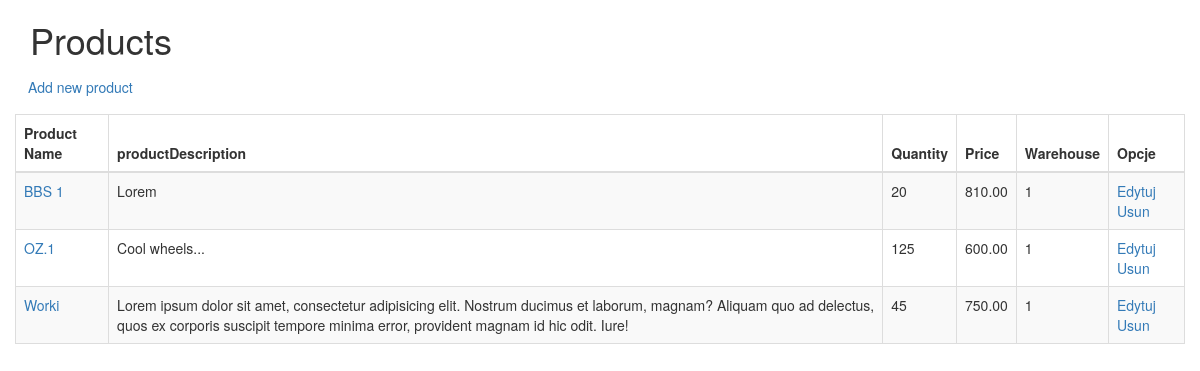
/ad/index.php, run on an earlier commit of the app's database.
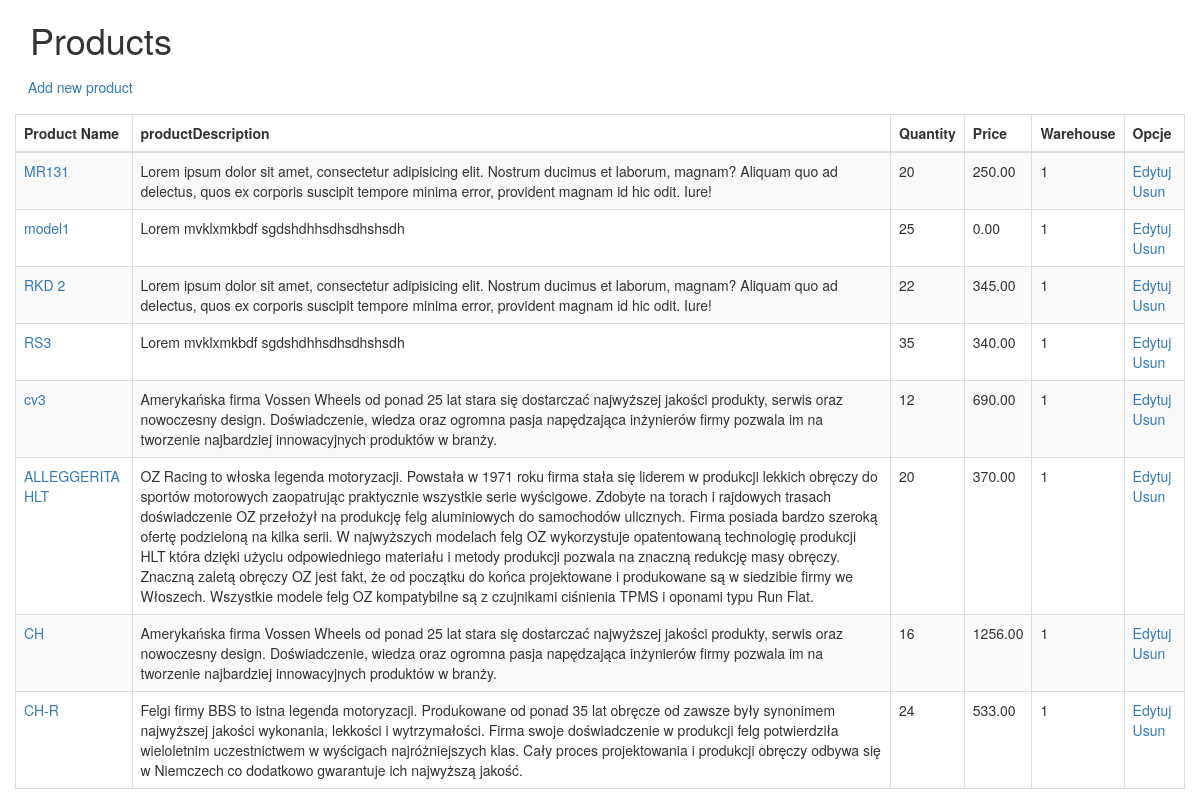
And on a later commit of the database.
### tables this page shows
CREATE TABLE `products` (
  `productCode` int(15) NOT NULL,
  `brand_id` int(30) NOT NULL,
  `productName` varchar(70) NOT NULL,
  `productDescription` text NOT NULL,
  `quantityInStock` smallint(6) NOT NULL,
  `buyPrice` decimal(10,2) NOT NULL,
  `warehouseCode` varchar(50) NOT NULL,
  `main_img` mediumtext,
  `its_recommended` tinyint(1) NOT NULL,
  `diameter` int(10) NOT NULL
);

### ad/index.php (the view, shortened to what this page needs)
<!DOCTYPE html>
<html lang="en">
<head>
	<link rel="stylesheet" href="../assets/css/bootstrap.min.css">
</head>
<body>
    <div class="container">
		<h1>Products</h1>
		<div class="row">
		<p>
			<a href="add_product.php" class="btn">Add new product</a>
		</p>
		<table class="table table-striped table-bordered">
			<thead>
				<tr>
					<th>Product Name</th>
					<th>productDescription</th>
					<th>Quantity</th>
					<th>Price</th>
					<th>Warehouse</th>
					<th>Opcje</th>
				</tr>
			</thead>
		<tbody>
			<?php
				$pdo = Database::connect();
				$sql = 'SELECT * FROM products';
				foreach($pdo->query($sql) as $row){
					echo '<tr>';
					echo "<td><a href='single_prod.php?productCode=".$row['productCode']."'>".$row['productName']."</a></td>";
					echo "<td>".$row['productDescription']."</td>";
					echo "<td>".$row['quantityInStock']."</td>";
					echo "<td>".$row['buyPrice']."</td>";
					echo "<td>".$row['warehouseCode']."</td>";
					echo "<td>
					    <a href='edit_prod.php?productCode=".$row['productCode']."'>Edytuj</a>
					    <a href='remove_prod.php?productCode=".$row['productCode']."&productName=".$row['productName']."'>Usun</a></td>";
					echo '</tr>';
				}
			?>
		</tbody>
		</table>
		</div>
    </div>

What changed in the data, as far as the page shows it:
removed products: productName "BBS 1", productDescription "Lorem", quantityInStock "20", buyPrice "810.00", warehouseCode "1"
removed products: productName "OZ.1", productDescription "Cool wheels...", quantityInStock "125", buyPrice "600.00", warehouseCode "1"
removed products: productName "Worki", productDescription "Lorem ipsum dolor sit amet, consectetur adipisicing elit. Nostrum ducimus et laborum, magnam? Aliquam quo ad delectus, quos ex corporis suscipit tempore minima error, provident magnam id hic odit. Iure!", quantityInStock "45", buyPrice "750.00", warehouseCode "1"
added products: productName "MR131", productDescription "Lorem ipsum dolor sit amet, consectetur adipisicing elit. Nostrum ducimus et laborum, magnam? Aliquam quo ad delectus, quos ex corporis suscipit tempore minima error, provident magnam id hic odit. Iure!", quantityInStock "20", buyPrice "250.00", warehouseCode "1"
added products: productName "model1", productDescription "Lorem mvklxmkbdf sgdshdhhsdhsdhshsdh", quantityInStock "25", buyPrice "0.00", warehouseCode "1"
added products: productName "RKD 2", productDescription "Lorem ipsum dolor sit amet, consectetur adipisicing elit. Nostrum ducimus et laborum, magnam? Aliquam quo ad delectus, quos ex corporis suscipit tempore minima error, provident magnam id hic odit. Iure!", quantityInStock "22", buyPrice "345.00", warehouseCode "1"
added products: productName "RS3", productDescription "Lorem mvklxmkbdf sgdshdhhsdhsdhshsdh", quantityInStock "35", buyPrice "340.00", warehouseCode "1"
added products: productName "cv3", productDescription "Amerykańska firma Vossen Wheels od ponad 25 lat stara się dostarczać najwyższej jakości produkty, serwis oraz nowoczesny design. Doświadczenie, wiedza oraz ogromna pasja napędzająca inżynierów firmy pozwala im na tworzenie najbardziej innowacyjnych produktów w branży.", quantityInStock "12", buyPrice "690.00", warehouseCode "1"
added products: productName "ALLEGGERITA HLT", productDescription "OZ Racing to włoska legenda motoryzacji. Powstała w 1971 roku firma stała się liderem w produkcji lekkich obręczy do sportów motorowych zaopatrując praktycznie wszystkie serie wyścigowe. Zdobyte na torach i rajdowych trasach doświadczenie OZ przełożył na produkcję felg aluminiowych do samochodów ulicznych. Firma posiada bardzo szeroką ofertę podzieloną na kilka serii. W najwyższych modelach felg OZ wykorzystuje opatentowaną technologię produkcji HLT która dzięki użyciu odpowiedniego materiału i metody produkcji pozwala na znaczną redukcję masy obręczy. Znaczną zaletą obręczy OZ jest fakt, że od początku do końca projektowane i produkowane są w siedzibie firmy we Włoszech. Wszystkie modele…", quantityInStock "20", buyPrice "370.00", warehouseCode "1"
added products: productName "CH", productDescription "Amerykańska firma Vossen Wheels od ponad 25 lat stara się dostarczać najwyższej jakości produkty, serwis oraz nowoczesny design. Doświadczenie, wiedza oraz ogromna pasja napędzająca inżynierów firmy pozwala im na tworzenie najbardziej innowacyjnych produktów w branży.", quantityInStock "16", buyPrice "1256.00", warehouseCode "1"
added products: productName "CH-R", productDescription "Felgi firmy BBS to istna legenda motoryzacji. Produkowane od ponad 35 lat obręcze od zawsze były synonimem najwyższej jakości wykonania, lekkości i wytrzymałości. Firma swoje doświadczenie w produkcji felg potwierdziła wieloletnim uczestnictwem w wyścigach najróżniejszych klas. Cały proces projektowania i produkcji obręczy odbywa się w Niemczech co dodatkowo gwarantuje ich najwyższą jakość.", quantityInStock "24", buyPrice "533.00", warehouseCode "1"
